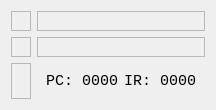
<?xml version="1.0" encoding="UTF-8"?>
<ui version="4.0">
 <class>CPUView</class>
 <widget class="QWidget" name="CPUView">
  <layout class="QGridLayout" name="gridLayout">
   <item row="0" column="0">
    <widget class="QFrame" name="frame">
     <property name="frameShape">
      <enum>QFrame::StyledPanel</enum>
     </property>
     <property name="frameShadow">
      <enum>QFrame::Raised</enum>
     </property>
     <layout class="QHBoxLayout" name="horizontalLayout">
      <item>
       <widget class="RegisterView" name="registerA" native="true">
        <property name="sizePolicy">
         <sizepolicy hsizetype="Minimum" vsizetype="Minimum">
          <horstretch>0</horstretch>
          <verstretch>0</verstretch>
         </sizepolicy>
        </property>
       </widget>
      </item>
     </layout>
    </widget>
   </item>
   <item row="2" column="0">
    <widget class="QFrame" name="frame_4">
     <property name="frameShape">
      <enum>QFrame::StyledPanel</enum>
     </property>
     <property name="frameShadow">
      <enum>QFrame::Raised</enum>
     </property>
     <layout class="QHBoxLayout" name="horizontalLayout_4">
      <item>
       <widget class="RegisterView" name="flags" native="true">
        <property name="sizePolicy">
         <sizepolicy hsizetype="Minimum" vsizetype="Minimum">
          <horstretch>0</horstretch>
          <verstretch>0</verstretch>
         </sizepolicy>
        </property>
       </widget>
      </item>
     </layout>
    </widget>
   </item>
   <item row="1" column="1">
    <widget class="QFrame" name="frame_3">
     <property name="frameShape">
      <enum>QFrame::StyledPanel</enum>
     </property>
     <property name="frameShadow">
      <enum>QFrame::Raised</enum>
     </property>
     <layout class="QHBoxLayout" name="horizontalLayout_3">
      <item>
       <widget class="RegisterView" name="registerY" native="true">
        <property name="sizePolicy">
         <sizepolicy hsizetype="Minimum" vsizetype="Minimum">
          <horstretch>0</horstretch>
          <verstretch>0</verstretch>
         </sizepolicy>
        </property>
       </widget>
      </item>
     </layout>
    </widget>
   </item>
   <item row="1" column="0">
    <widget class="QFrame" name="frame_2">
     <property name="frameShape">
      <enum>QFrame::StyledPanel</enum>
     </property>
     <property name="frameShadow">
      <enum>QFrame::Raised</enum>
     </property>
     <layout class="QHBoxLayout" name="horizontalLayout_2">
      <item>
       <widget class="RegisterView" name="registerX" native="true">
        <property name="sizePolicy">
         <sizepolicy hsizetype="Minimum" vsizetype="Minimum">
          <horstretch>0</horstretch>
          <verstretch>0</verstretch>
         </sizepolicy>
        </property>
       </widget>
      </item>
     </layout>
    </widget>
   </item>
   <item row="0" column="1">
    <widget class="QFrame" name="frame_5">
     <property name="frameShape">
      <enum>QFrame::StyledPanel</enum>
     </property>
     <property name="frameShadow">
      <enum>QFrame::Raised</enum>
     </property>
     <layout class="QHBoxLayout" name="horizontalLayout_5">
      <item>
       <widget class="RegisterView" name="registerS" native="true">
        <property name="sizePolicy">
         <sizepolicy hsizetype="Minimum" vsizetype="Minimum">
          <horstretch>0</horstretch>
          <verstretch>0</verstretch>
         </sizepolicy>
        </property>
       </widget>
      </item>
     </layout>
    </widget>
   </item>
   <item row="2" column="1">
    <widget class="QWidget" name="widget" native="true">
     <layout class="QHBoxLayout" name="horizontalLayout_6">
      <item>
       <widget class="QLabel" name="registerPC">
        <property name="font">
         <font>
          <family>Monospace</family>
          <pointsize>11</pointsize>
         </font>
        </property>
        <property name="text">
         <string notr="true">PC: 0000</string>
        </property>
       </widget>
      </item>
      <item>
       <widget class="QLabel" name="registerIR">
        <property name="font">
         <font>
          <family>Monospace</family>
          <pointsize>11</pointsize>
         </font>
        </property>
        <property name="text">
         <string notr="true">IR: 0000</string>
        </property>
       </widget>
      </item>
     </layout>
    </widget>
   </item>
  </layout>
 </widget>
 <customwidgets>
  <customwidget>
   <class>RegisterView</class>
   <extends>QWidget</extends>
   <header>views/RegisterView.h</header>
   <container>1</container>
  </customwidget>
 </customwidgets>
 <resources/>
 <connections/>
</ui>
